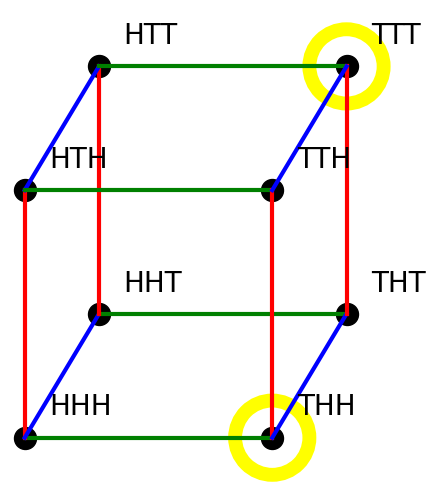

Source code (Python):
import pylab
from byd import *

X = np.array([
    [1,0],
    [0,1],
    [0.3,0.5]])
B = np.array([
    [0,0,0],
    [0,0,1],
    [0,1,0],
    [0,1,1],
    [1,0,0],
    [1,0,1],
    [1,1,0],
    [1,1,1]])

fig = pylab.figure()
ax = fig.add_subplot()
BX = np.dot(B,X)
for i in range(4):
    pylab.plot([BX[i,0],BX[i+4,0]],[BX[i,1],BX[i+4,1]],color = 'green', linewidth=3)
    i2 = [0,1,4,5][i]
    pylab.plot([BX[i2,0],BX[i2+2,0]],[BX[i2,1],BX[i2+2,1]],color = 'red', linewidth=3)
    i3 = 2*i
    pylab.plot([BX[i3,0],BX[i3+1,0]],[BX[i3,1],BX[i3+1,1]],color = 'blue', linewidth=3)
for i in range(8):
    label = ''.join([['H','T'][e] for e in B[i]])
    pylab.text(BX[i,0] + 0.1, BX[i,1] + 0.09,f'{label}', size = 20)
pylab.scatter(BX[:,0],BX[:,1],s = 250, color = 'black')
pylab.grid(False)
pylab.axis('off')
for i in [4,7]:
    circ = pylab.Circle((BX[i,0],BX[i,1]),0.15,fill = False, color = 'yellow', linewidth = 10)
    ax.add_patch(circ)
ax.axis('equal')
